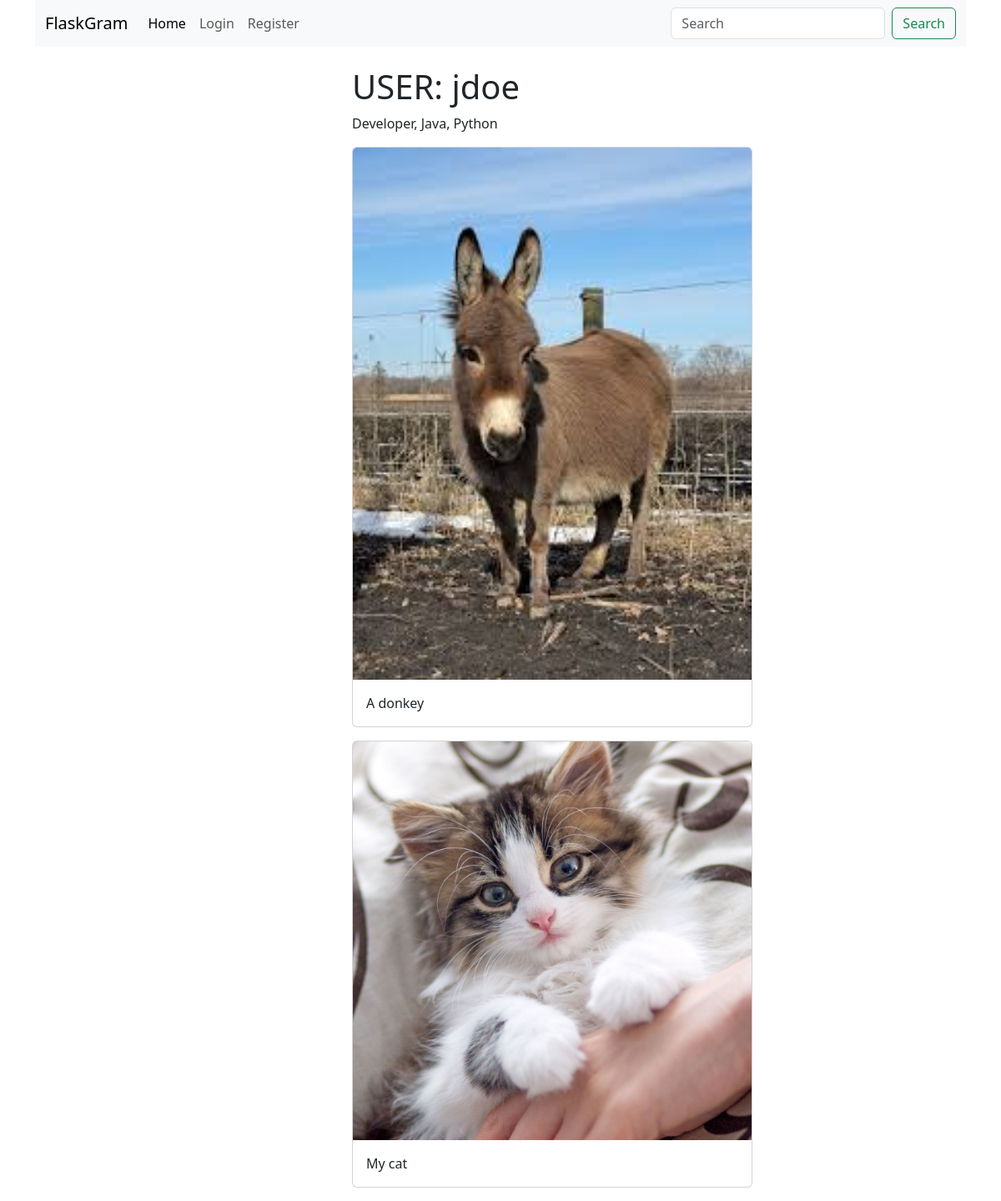
Page /user/1 on the committed database.
### tables this page shows
CREATE TABLE users (
    id INTEGER PRIMARY KEY AUTOINCREMENT,
    username TEXT UNIQUE NOT NULL,
    password TEXT NOT NULL,
    description TEXT, 
    created_at TIMESTAMP NOT NULL
);

CREATE TABLE posts (
    id INTEGER PRIMARY KEY AUTOINCREMENT,
    content TEXT NOT NULL,
    image TEXT NOT NULL,
    created_at TIMESTAMP NOT NULL, 
    users_id INTEGER NOT NULL, likes integer default 0,
    FOREIGN KEY (users_id) REFERENCES users (id) 
);

### app.py (the view)
@app.route('/user/<int:uid>')
def user_page(uid):
    db = get_db_connection()
    user = db.execute("SELECT * FROM users WHERE id=?", (uid,)).fetchone()
    if user is None:
        abort(404)
    posts = db.execute("SELECT * FROM posts WHERE users_id=? ORDER BY created_at DESC",
                       (uid,)).fetchall()
    return render_template('user.html', user=user, posts=posts)

### app.py (called while the page is built)
def get_db_connection():
    if 'db' not in g:
        g.db = sqlite3.connect(app.config['DATABASE'])
        g.db.row_factory = sqlite3.Row
    return g.db

@app.before_request
def load_logged_in_user():
    user_id = session.get('user_id')
    if user_id is None:
        g.user = None
    else:
        db = get_db_connection()
        g.user = db.execute("SELECT * FROM users WHERE id=?", (user_id,)).fetchone()

### templates/user.html
{% extends 'base.html' %}
{% block content %}
    <div class="row">
        <div class="col-md-4 mx-auto">
            <h1>USER: {{ user['username'] }}</h1>
            <p>{{ user['description'] }}</p>
            {% for row in posts %}
                <div class="card mb-3" style="width: 30rem;">
                    <img src="/static/uploads/{{ row['image'] }}" class="card-img-top" alt="...">
                <div class="card-body">
                    <p class="card-text">{{ row['content'] }}</p>
                </div>
                </div>
            {% endfor %}
        </div>
    </div>
{% endblock %}

### rows in the picture
users: username "jdoe", description "Developer, Java, Python"
posts: image (picture), content "A donkey"
posts: image (picture), content "My cat"
